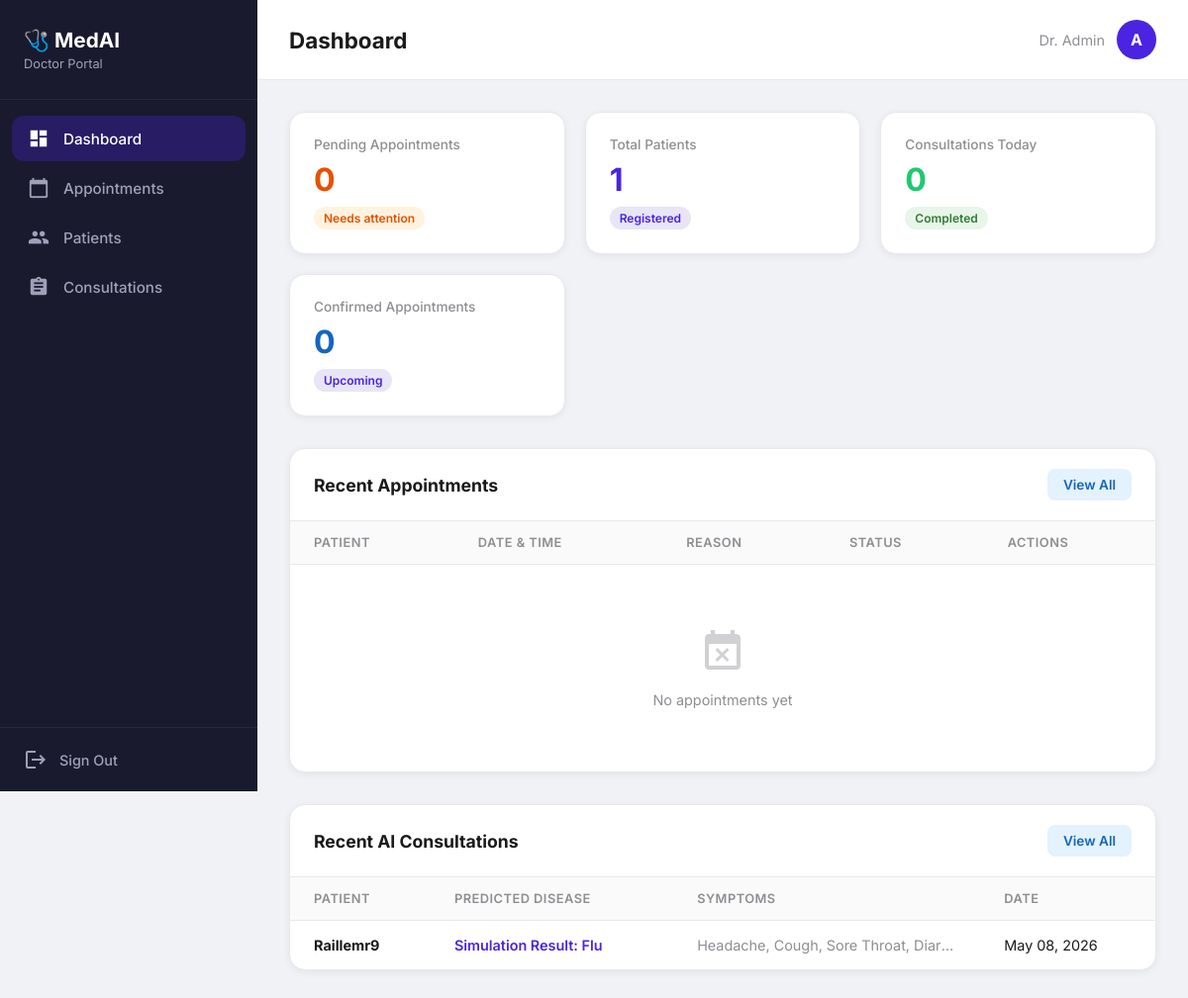
/doctor/ (signed in), run on an earlier commit of the app's database.
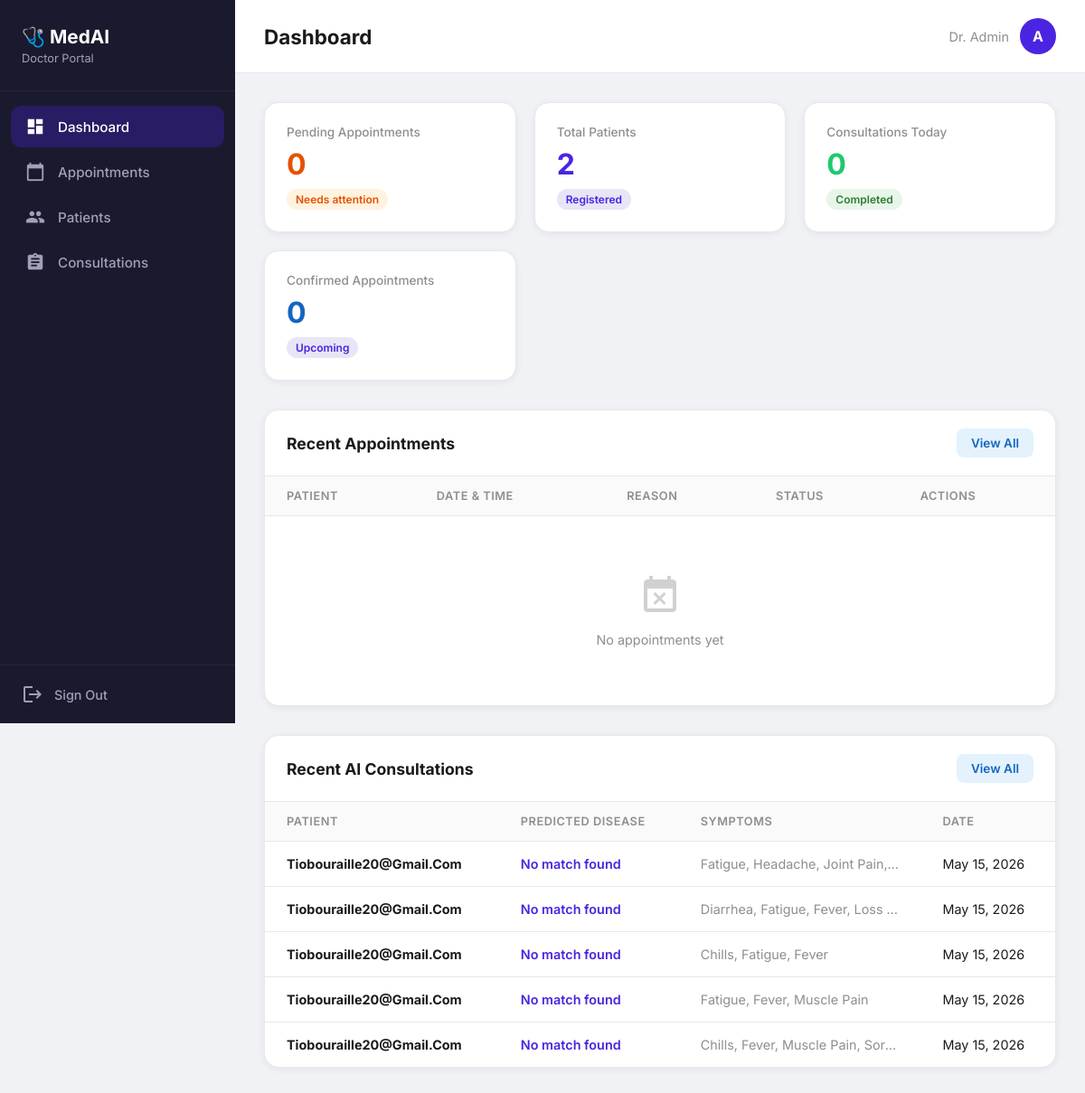
And on a later commit of the database.
### core/models.py (models this page shows, shortened)
class ConsultationHistory(models.Model):
    user = models.ForeignKey(User, on_delete=models.CASCADE, related_name='consultations')
    predicted_disease = models.CharField(max_length=100)
    recommended_medication = models.TextField(blank=True, null=True)
    symptoms_reported = models.TextField()
    created_at = models.DateTimeField(auto_now_add=True)

### core/doctor_views.py (the view)
# urls.py: path('doctor/', doctor_views.doctor_dashboard, name='doctor_dashboard'),
@login_required
@user_passes_test(is_doctor, login_url='login')
def doctor_dashboard(request):
    today = timezone.now().date()
    pending_count = Appointment.objects.filter(status='PENDING').count()
    confirmed_count = Appointment.objects.filter(status='CONFIRMED').count()
    patient_count = User.objects.filter(is_staff=False, is_superuser=False).count()
    today_consultations = ConsultationHistory.objects.filter(
        created_at__date=today
    ).count()
    recent_appointments = Appointment.objects.all().order_by('-created_at')[:5]
    recent_consultations = ConsultationHistory.objects.all().order_by('-created_at')[:5]
    return render(request, 'core/doctor/doctor_dashboard.html', {
        'pending_count': pending_count,
        'confirmed_count': confirmed_count,
        'patient_count': patient_count,
        'today_consultations': today_consultations,
        'recent_appointments': recent_appointments,
        'recent_consultations': recent_consultations,
    })

### core/doctor_views.py (called while the page is built)
def is_doctor(user):
    return user.is_staff

### core/templates/core/doctor/doctor_dashboard.html (shortened to what this page needs)
{% extends 'core/doctor/_base_doctor.html' %}
{% block page_title %}Dashboard{% endblock %}
{% block doc_content %}
<div class="stat-grid">
    <div class="stat-card">
        <div class="stat-label">Pending Appointments</div>
        <div class="stat-value" style="color: #E65100;">{{ pending_count }}</div>
        <span class="stat-badge pending">Needs attention</span>
    </div>
    <div class="stat-card">
        <div class="stat-label">Total Patients</div>
        <div class="stat-value" style="color: var(--doc-primary);">{{ patient_count }}</div>
        <span class="stat-badge info">Registered</span>
    </div>
    <div class="stat-card">
        <div class="stat-label">Consultations Today</div>
        <div class="stat-value" style="color: var(--doc-success);">{{ today_consultations }}</div>
        <span class="stat-badge success">Completed</span>
    </div>
    <div class="stat-card">
        <div class="stat-label">Confirmed Appointments</div>
        <div class="stat-value" style="color: #1565C0;">{{ confirmed_count }}</div>
        <span class="stat-badge info">Upcoming</span>
    </div>
</div>
<div class="doc-table-wrap">
    <div class="doc-table-header">
        <h2>Recent Appointments</h2>
        <a href="{% url 'doctor_appointments' %}" class="doc-btn doc-btn-confirm">View All</a>
    </div>
    <table class="doc-table">
        <thead>
            <tr>
                <th>Patient</th>
                <th>Date & Time</th>
                <th>Reason</th>
                <th>Status</th>
                <th>Actions</th>
            </tr>
        </thead>
        <tbody>
            {% for appt in recent_appointments %}
            <tr>
                <td><strong>{{ appt.user.username|title }}</strong></td>
                <td>{{ appt.appointment_date|date:"M d, Y — g:i A" }}</td>
                <td style="max-width: 200px; overflow: hidden; text-overflow: ellipsis; white-space: nowrap;">{{ appt.reason }}</td>
                <td>
                    <span class="status-badge {{ appt.status|lower }}">{{ appt.get_status_display }}</span>
                </td>
                <td>
                    {% if appt.status == 'PENDING' %}
                        <a href="{% url 'doctor_update_appointment' appt.id 'CONFIRMED' %}" class="doc-btn doc-btn-confirm">Confirm</a>
                    {% elif appt.status == 'CONFIRMED' %}
                        <a href="{% url 'doctor_update_appointment' appt.id 'COMPLETED' %}" class="doc-btn doc-btn-complete">Complete</a>
                    {% endif %}
                </td>
            </tr>
            {% empty %}
            <tr>
                <td colspan="5">
                    <div class="doc-empty">
                        <i class="material-icons">event_busy</i>
                        <p>No appointments yet</p>
                    </div>
                </td>
            </tr>
            {% endfor %}
        </tbody>
    </table>
</div>
<div class="doc-table-wrap">
    <div class="doc-table-header">
        <h2>Recent AI Consultations</h2>
        <a href="{% url 'doctor_consultations' %}" class="doc-btn doc-btn-confirm">View All</a>
    </div>
    <table class="doc-table">
        <thead>
            <tr>
                <th>Patient</th>
                <th>Predicted Disease</th>
                <th>Symptoms</th>
                <th>Date</th>
            </tr>
        </thead>
        <tbody>
            {% for c in recent_consultations %}
            <tr>
                <td><strong>{{ c.user.username|title }}</strong></td>
                <td style="color: var(--doc-primary); font-weight: 600;">{{ c.predicted_disease }}</td>
                <td style="max-width: 250px; overflow: hidden; text-overflow: ellipsis; white-space: nowrap; color: var(--doc-text-muted);">{{ c.symptoms_reported }}</td>
                <td>{{ c.created_at|date:"M d, Y" }}</td>
            </tr>
            {% endfor %}
        </tbody>
    </table>
</div>
{% endblock %}

What changed in the data, as far as the page shows it:
no longer on this page (row unchanged): ConsultationHistory: user.username "Raillemr9", predicted_disease "Simulation Result: Flu", symptoms_reported "Headache, Cough, Sore Throat, Diar…", created_at "May 08, 2026"
added ConsultationHistory: user.username "Tiobouraille20@Gmail.Com", predicted_disease "No match found", symptoms_reported "Fatigue, Headache, Joint Pain,…", created_at "May 15, 2026"
added ConsultationHistory: user.username "Tiobouraille20@Gmail.Com", predicted_disease "No match found", symptoms_reported "Diarrhea, Fatigue, Fever, Loss…", created_at "May 15, 2026"
added ConsultationHistory: user.username "Tiobouraille20@Gmail.Com", predicted_disease "No match found", symptoms_reported "Chills, Fatigue, Fever", created_at "May 15, 2026"
added ConsultationHistory: user.username "Tiobouraille20@Gmail.Com", predicted_disease "No match found", symptoms_reported "Fatigue, Fever, Muscle Pain", created_at "May 15, 2026"
added ConsultationHistory: user.username "Tiobouraille20@Gmail.Com", predicted_disease "No match found", symptoms_reported "Chills, Fever, Muscle Pain, Sor…", created_at "May 15, 2026"
Also different on the page:
{{ patient_count }}: "1" → "2"
